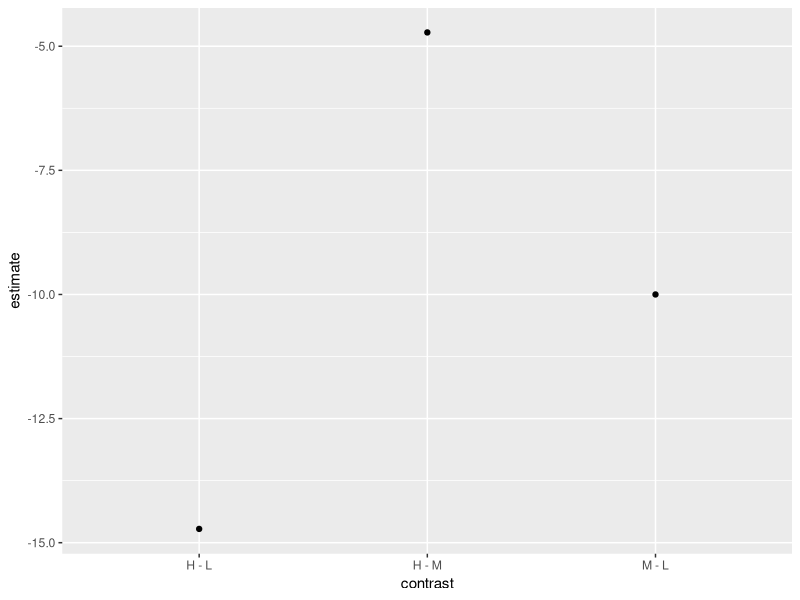
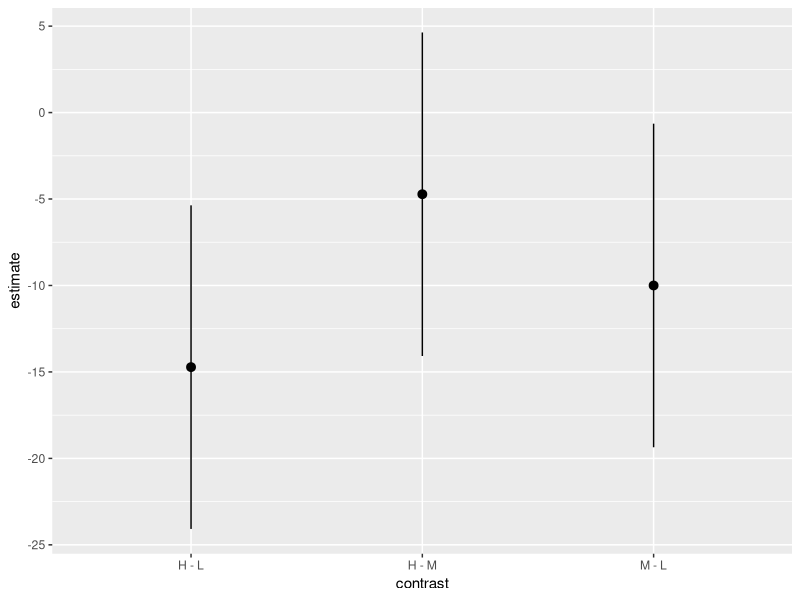
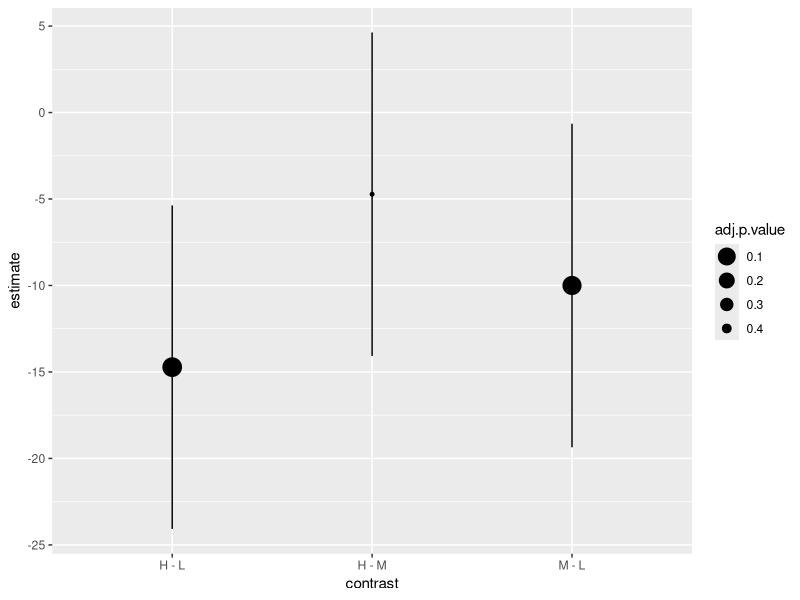

Write R code to recreate these figures, in order.
# r2py crawler metadata
# package: ggplot2
# source_type: rd_example
# topic: fortify-multcomp.Rd
# source_file: C:\Users\bened\AppData\Local\R\win-library\4.5\ggplot2\help
# lines: 31

suppressPackageStartupMessages(library(ggplot2))
if (require("multcomp") && require("broom")) withAutoprint({ # examplesIf
amod <- aov(breaks ~ wool + tension, data = warpbreaks)
wht <- multcomp::glht(amod, linfct = multcomp::mcp(tension = "Tukey"))

tidy(wht) # recommended
fortify(wht)

ggplot(tidy(wht), aes(contrast, estimate)) + geom_point()

ci <- confint(wht)
tidy(ci) # recommended
fortify(ci)

ggplot(tidy(confint(wht)),
       aes(contrast, estimate, ymin = conf.low, ymax = conf.high)) +
   geom_pointrange()

smry <- summary(wht)
tidy(smry) # recommended
fortify(smry)

ggplot(mapping = aes(contrast, estimate)) +
   geom_linerange(aes(ymin = conf.low, ymax = conf.high), data = tidy(ci)) +
   geom_point(aes(size = adj.p.value), data = tidy(smry)) +
   scale_size(transform = "reverse")

cld <- multcomp::cld(wht)
tidy(cld) # recommended
fortify(cld)
}) # examplesIf
